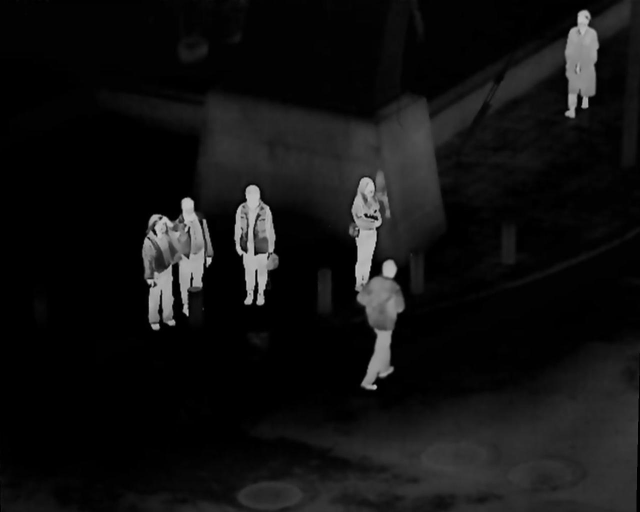
#> input picture input/010001.jpg, 1280 x 1024 px (shown at 1/2 size); its folder holds 4 pictures in this run
$ python inference.py
#> lines starting #> are read from the running program, lines starting #| are printed output that depends on the picture
import os
import sys
import shutil
import subprocess
from pathlib import Path
from PIL import Image


# ============================================================
# CONFIGURATION
# ============================================================

BASE_DIR = Path(__file__).resolve().parent

# Input and output folders are beside inference.py
INPUT_DIR = BASE_DIR / "input"
OUTPUT_DIR = BASE_DIR / "output"

# Your trained Pix2Pix model
MODEL_NAME = "CCTV_FINAL_V2"

# Checkpoint to use
EPOCH = "70"

# Temporary dataset
TEMP_DIR = BASE_DIR / "_inference_temp"

IMAGE_EXTENSIONS = {
    ".jpg",
    ".jpeg",
    ".png",
    ".bmp",
    ".webp"
}


# ============================================================
# CREATE INPUT / OUTPUT FOLDERS
# ============================================================

INPUT_DIR.mkdir(exist_ok=True)
OUTPUT_DIR.mkdir(exist_ok=True)


# ============================================================
# FIND INPUT IMAGES
# ============================================================

input_images = [
    p for p in INPUT_DIR.iterdir()
    if p.is_file() and p.suffix.lower() in IMAGE_EXTENSIONS
]


if not input_images:

    print()
    print("=" * 60)
    print("ERROR: No IR images found.")
    print("=" * 60)
    print()
    print("Put your IR image inside:")
    print(INPUT_DIR)
    print()
    print("Example:")
    print("input/test.jpg")
    print()

    exit(1)


print()
print("=" * 60)
print("       CCTV IR → RGB INFERENCE")
print("=" * 60)
print()
print("Model :", MODEL_NAME)
print("Epoch :", EPOCH)
print("Input :", INPUT_DIR)
print("Output:", OUTPUT_DIR)
print("Images:", len(input_images))
print()


# ============================================================
# CREATE TEMPORARY PIX2PIX DATASET
# ============================================================

if TEMP_DIR.exists():
    shutil.rmtree(TEMP_DIR)

TEMP_TEST_DIR = TEMP_DIR / "test"

TEMP_TEST_DIR.mkdir(
    parents=True,
    exist_ok=True
)


# ============================================================
# CREATE ALIGNED IMAGES
# IR | DUMMY RGB
# ============================================================

for image_path in input_images:

    try:

        image = Image.open(image_path).convert("RGB")
#> image is the input picture: PIL image 1280x1024 RGB; min 0, max 206, mean 17.7

        width, height = image.size
#> width = 1280; height = 1024

        # Dummy B image
        dummy_b = Image.new(
            "RGB",
            (width, height),
            (0, 0, 0)
        )
#> dummy_b: PIL image 1280x1024 RGB; every value is 0

        # Create:
        #
        # LEFT  = IR
        # RIGHT = dummy B
        #
        aligned = Image.new(
            "RGB",
            (width * 2, height)
        )
#> aligned: PIL image 2560x1024 RGB; every value is 0

        aligned.paste(image, (0, 0))
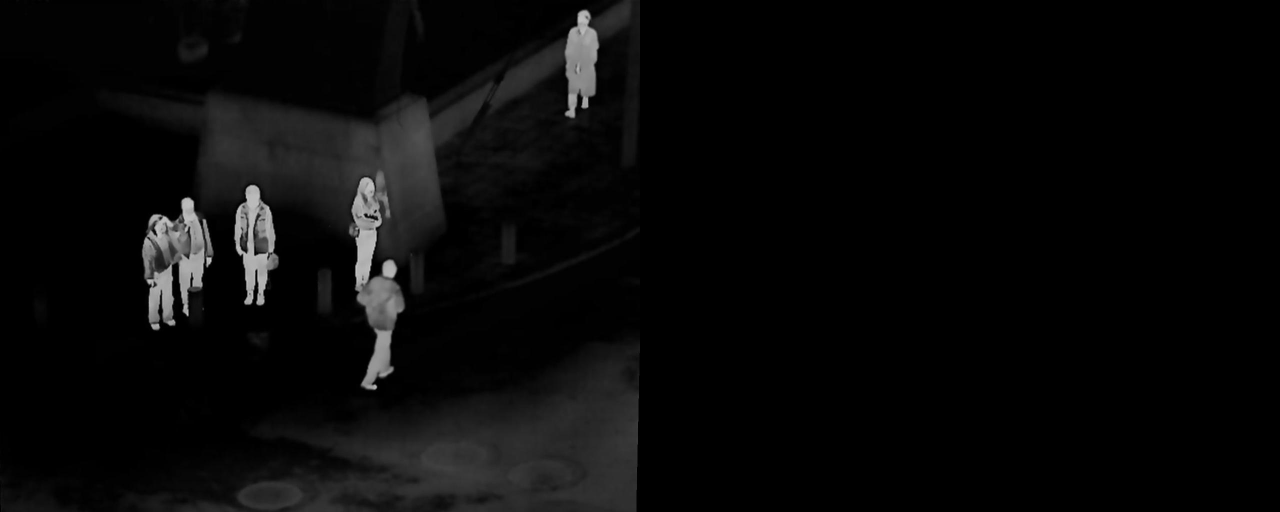
#> aligned: PIL image 2560x1024 RGB (shown at 1/2 size); min 0, max 206, mean 8.9
        aligned.paste(dummy_b, (width, 0))

        save_path = TEMP_TEST_DIR / image_path.name

        aligned.save(
            save_path,
            quality=95
        )

        print("Prepared:", image_path.name)

    except Exception as e:

        print(
            f"ERROR preparing {image_path.name}: {e}"
        )
#> pass 2 of the loop `for image_path in input_images:`:
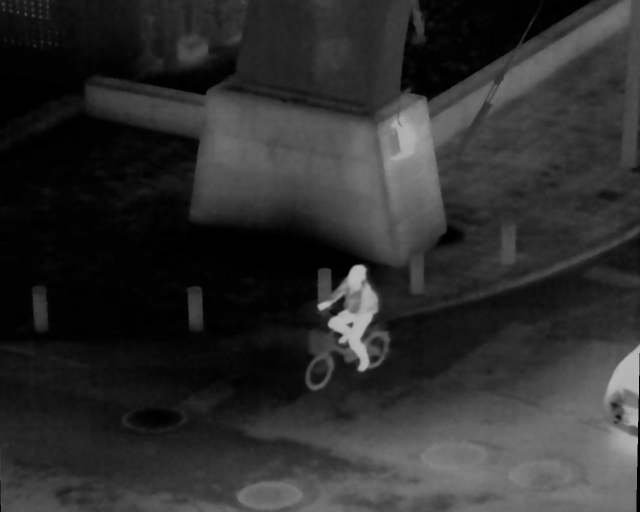
#> input picture input/010022.jpg, 1280 x 1024 px (shown at 1/2 size)
#> image is the input picture: PIL image 1280x1024 RGB; min 0, max 219, mean 45.9
#> `aligned.paste(image, (0, 0))`:
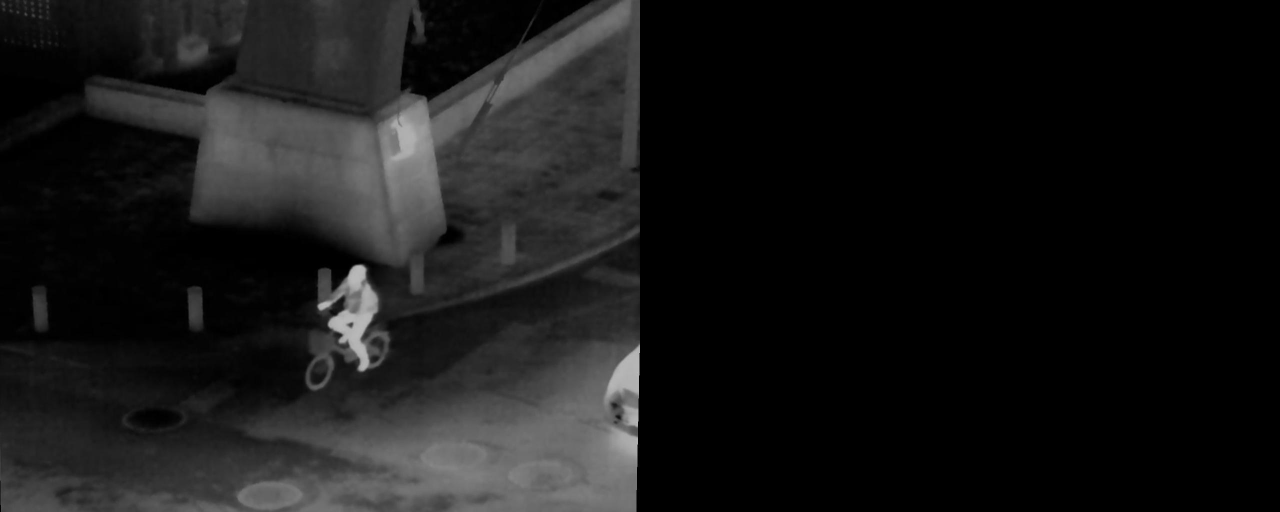
#> aligned: PIL image 2560x1024 RGB (shown at 1/2 size); min 0, max 219, mean 23
#> pass 3 of the loop `for image_path in input_images:`:
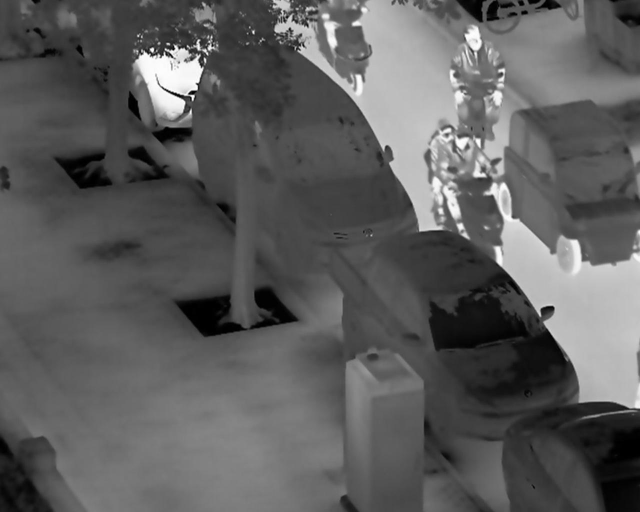
#> input picture input/190101.jpg, 1280 x 1024 px (shown at 1/2 size)
#> image is the input picture: PIL image 1280x1024 RGB; min 0, max 255, mean 93.4
#> `aligned.paste(image, (0, 0))`:
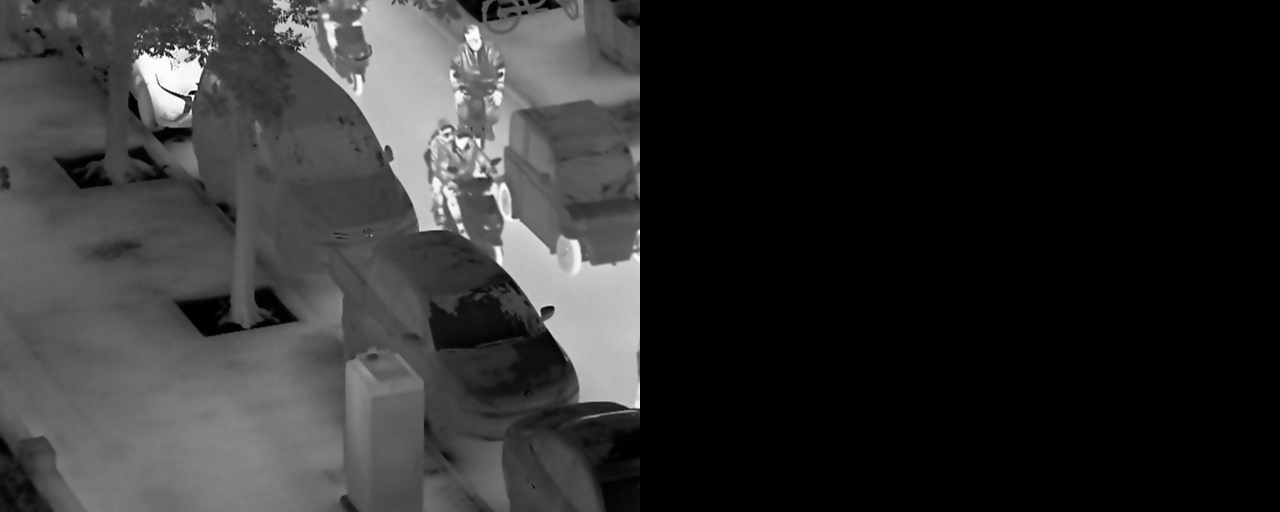
#> aligned: PIL image 2560x1024 RGB (shown at 1/2 size); min 0, max 255, mean 46.7
#> the loop made 4 passes; the first 3 are shown


# ============================================================
# RUN PIX2PIX
# ============================================================

print()
print("=" * 60)
print("Running Pix2Pix...")
print("=" * 60)
print()


command = [
    sys.executable,
    "test.py",

    "--dataroot",
    str(TEMP_DIR),

    "--name",
    MODEL_NAME,

    "--model",
    "pix2pix",

    "--dataset_mode",
    "aligned",

    "--direction",
    "AtoB",

    "--gpu_ids",
    "0",

    "--preprocess",
    "resize_and_crop",

    "--load_size",
    "286",

    "--crop_size",
    "256",

    "--num_test",
    str(len(input_images)),

    "--epoch",
    EPOCH
]


result = subprocess.run(command)


if result.returncode != 0:

    print()
    print("Pix2Pix failed.")
    print()

    if TEMP_DIR.exists():
        shutil.rmtree(TEMP_DIR)

#> (the run stopped early here; a loop or call above may not have finished)
